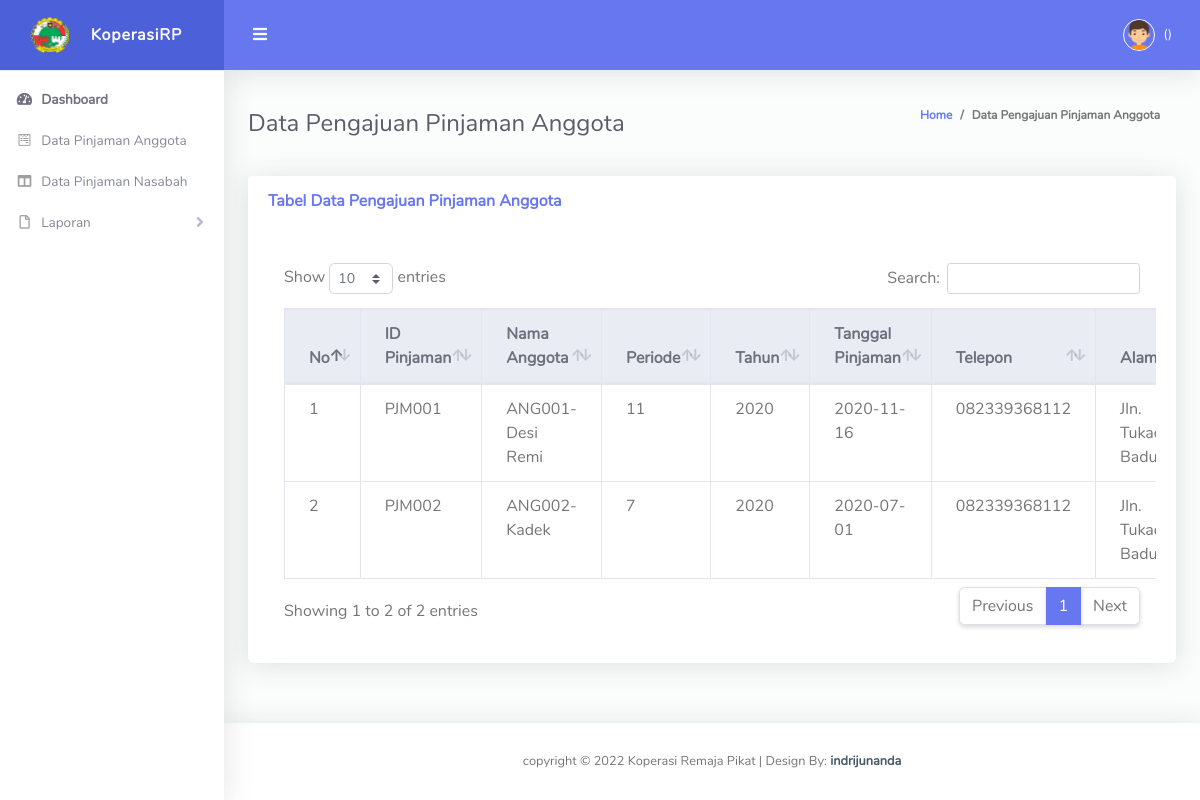
Screenshot of /dashboard_manager.php?p=data_pinjaman_anggota with the database file from the repository.
### tables this page shows
CREATE TABLE `tbl_pinjaman_anggota` (
  `id_pinjaman` varchar(50) NOT NULL,
  `id_anggota` varchar(50) NOT NULL,
  `periode` varchar(50) NOT NULL,
  `tahun` varchar(50) NOT NULL,
  `tgl_pinjaman` varchar(50) NOT NULL,
  `no_telepon` varchar(50) NOT NULL,
  `alamat` varchar(50) NOT NULL,
  `pekerjaan` varchar(50) NOT NULL,
  `status_peminjam` varchar(50) NOT NULL,
  `jenis_jaminan` varchar(50) NOT NULL,
  `jenis_bunga` varchar(50) NOT NULL,
  `bunga` varchar(50) NOT NULL,
  `jangka_waktu` varchar(50) NOT NULL,
  `jumlah_pinjaman` int(11) NOT NULL,
  `status_pinjaman` varchar(50) NOT NULL,
  `status` varchar(50) NOT NULL
);

CREATE TABLE `tbl_anggota` (
  `id_anggota` varchar(50) NOT NULL,
  `nama_anggota` varchar(50) NOT NULL,
  `no_identitas` varchar(50) NOT NULL,
  `jk` varchar(50) NOT NULL,
  `tgl_lahir` varchar(50) NOT NULL,
  `tgl_pengajuan` varchar(50) NOT NULL,
  `alamat` varchar(50) NOT NULL,
  `no_tlpn` varchar(50) NOT NULL,
  `status` varchar(50) NOT NULL,
  `pekerjaan` varchar(50) NOT NULL
);

### Manager/data_pinjaman_anggota.php (the view, shortened to what this page needs)
<div class="container-fluid" id="container-wrapper">
  <div class="d-sm-flex align-items-center justify-content-between mb-4">
    <h2 class="h4 mb-0 text-gray-800">Data Pengajuan Pinjaman Anggota</h2>
    <ol class="breadcrumb">
      <li class="breadcrumb-item"><a href="#">Home</a></li>
      <li class="breadcrumb-item active" aria-current="page">Data Pengajuan Pinjaman Anggota</li>
    </ol>
  </div>
  <div class="row mb-12">
    <div class="col-xl-12 col-md-6 mb-4">
       <div class="card mb-4">
        <div class="card-header py-3 d-flex flex-row align-items-center justify-content-between">
          <h6 class="m-0 font-weight-bold text-primary">Tabel Data Pengajuan Pinjaman Anggota</h6>
        </div>
        <div class="card-body">
          <div class="table-responsive p-3">
          <table class="table align-items-center table-bordered" id="dataTableHover">
            <thead class="thead-light">
              <tr>
                <th>No</th>
                <th>ID Pinjaman</th>
                <th>Nama Anggota</th>
                <th>Periode</th>
                <th>Tahun</th>
                <th>Tanggal Pinjaman</th>
                <th>Telepon</th>
                <th>Alamat</th>
              </tr>
            </thead>
            <tbody>
              <?php
              include"koneksi.php";
              $no=1;
              $query="SELECT*FROM tbl_pinjaman_anggota";
              $sql=mysqli_query($connect, $query);
              while($data=mysqli_fetch_array($sql)) {?>
              <tr>
                <td><?php echo $no;?></td>
                <td><?php echo $data['id_pinjaman'];?></td>
                <?php
                $query_anggota="SELECT*FROM tbl_anggota WHERE id_anggota='".$data['id_anggota']."'";
              $sql_anggota=mysqli_query($connect, $query_anggota);
              $data_anggota=mysqli_fetch_array($sql_anggota) ?>
                <td><?php echo $data['id_anggota'];?>-<?php echo $data_anggota['nama_anggota'];?>
                </td>
                <td><?php echo $data['periode'];?></td>
                <td><?php echo $data['tahun'];?></td>
                <td><?php echo $data['tgl_pinjaman'];?></td>
                <td><?php echo $data['no_telepon'];?></td>
                <td><?php echo $data['alamat'];?></td>
              </tr>
              <?php $no++;}
              ?>
            </tbody>
          </table>
        </div>
        </div>
      </div>
    </div>
  </div>
</div>

### dashboard_manager.php (shortened to what this page needs)
<?php
include"koneksi.php";
?>
<!DOCTYPE html>
<html lang="en">
<head>
  <link href="vendor/fontawesome-free/css/all.min.css" rel="stylesheet" type="text/css">
  <link href="vendor/bootstrap/css/bootstrap.min.css" rel="stylesheet" type="text/css">
  <link href="css/ruang-admin.min.css" rel="stylesheet">
  <link href="vendor/datatables/dataTables.bootstrap4.min.css" rel="stylesheet">
</head>
<body id="page-top">
  <div id="wrapper">
    <ul class="navbar-nav sidebar sidebar-light accordion" id="accordionSidebar">
      <a class="sidebar-brand d-flex align-items-center justify-content-center" href="dashboard_manager.php?p=halaman_awal">
        <div class="sidebar-brand-icon">
          <img src="img/logo/logo.png" style="width: 100%; height: 140px" >
        </div>
        <div class="sidebar-brand-text mx-3">KoperasiRP</div>
      </a>
      <hr class="sidebar-divider my-0">
      <li class="nav-item active">
        <a class="nav-link" href="dashboard_manager.php?p=halaman_awal">
          <i class="fas fa-fw fa-tachometer-alt"></i>
          <span>Dashboard</span></a>
      </li>
      <li class="nav-item">
        <a class="nav-link" href="dashboard_manager.php?p=data_pinjaman_anggota">
          <i class="fab fa-fw fa-wpforms"></i>
          <span>Data Pinjaman Anggota</span></a>
      </li>
      <li class="nav-item">
        <a class="nav-link" href="dashboard_manager.php?p=data_pinjaman_nasabah">
          <i class="fas fa-fw fa-columns"></i>
          <span>Data Pinjaman Nasabah</span></a>
      </li>
       <li class="nav-item">
        <a class="nav-link collapsed" href="#" data-toggle="collapse" data-target="#collapseBootstrap"
          aria-expanded="true" aria-controls="collapseBootstrap">
          <i class="far fa-fw fa-file"></i>
          <span>Laporan</span>
        </a>
      </li>
    </ul>
    <div id="content-wrapper" class="d-flex flex-column">
      <div id="content">
        <nav class="navbar navbar-expand navbar-light bg-navbar topbar mb-4 static-top">
          <button id="sidebarToggleTop" class="btn btn-link rounded-circle mr-3">
            <i class="fa fa-bars"></i>
          </button>
          <ul class="navbar-nav ml-auto">
            <li class="nav-item dropdown no-arrow mx-1">
              <a class="nav-link dropdown-toggle" href="#" id="alertsDropdown" role="button" data-toggle="dropdown"
                aria-haspopup="true" aria-expanded="false">
              </a>
            </li>
            <li class="nav-item dropdown no-arrow">
              <a class="nav-link dropdown-toggle" href="#" id="userDropdown" role="button" data-toggle="dropdown"
                aria-haspopup="true" aria-expanded="false">
                <img class="img-profile rounded-circle" src="img/boy.png" style="max-width: 60px">
                <?php
                $data = mysqli_fetch_array(mysqli_query($connect, "SELECT * FROM tbl_user  WHERE username='$_SESSION[masuk]'"));
                if ($data['level'] == 'Manager') {}?>
                <span class="ml-2 d-none d-lg-inline text-white small"><?php echo $data['nama_user'];?> (<?php echo $data['level'];?>)</span>
              </a>
            </li>
          </ul>
        </nav>
        <?php
          $pages_dir='Manager';
          if(!empty($_GET['p'])){
            $pages=scandir($pages_dir,0);
            unset($pages[0],$pages[1]);
            $p=$_GET['p'];
            if(in_array($p.'.php',$pages)){
              include($pages_dir.'/'.$p.'.php');
            }else{
              echo'';
            }
          }else{
            include($pages_dir.'/halaman_awal_manager.php');
          }
        ?>
      </div>
      <footer class="sticky-footer bg-white">
        <div class="container my-auto">
          <div class="copyright text-center my-auto">
            <span>copyright &copy; <script> document.write(new Date().getFullYear()); </script> Koperasi Remaja Pikat
              |  Design By: <b><a href="https://indrijunanda.gitlab.io/" target="_blank">indrijunanda</a></b>
            </span>
          </div>
        </div>
      </footer>
    </div>
  </div>
</body>
</html>

### rows the page displays
tbl_pinjaman_anggota: id_pinjaman "PJM001", id_anggota "ANG001", id_anggota.nama_anggota "Desi Remi", periode "11", tahun "2020", tgl_pinjaman "2020-11-16", no_telepon "082339368112", alamat "Jln.…"
tbl_pinjaman_anggota: id_pinjaman "PJM002", id_anggota "ANG002", id_anggota.nama_anggota "Kadek", periode "7", tahun "2020", tgl_pinjaman "2020-07-01", no_telepon "082339368112", alamat "Jln.…"
